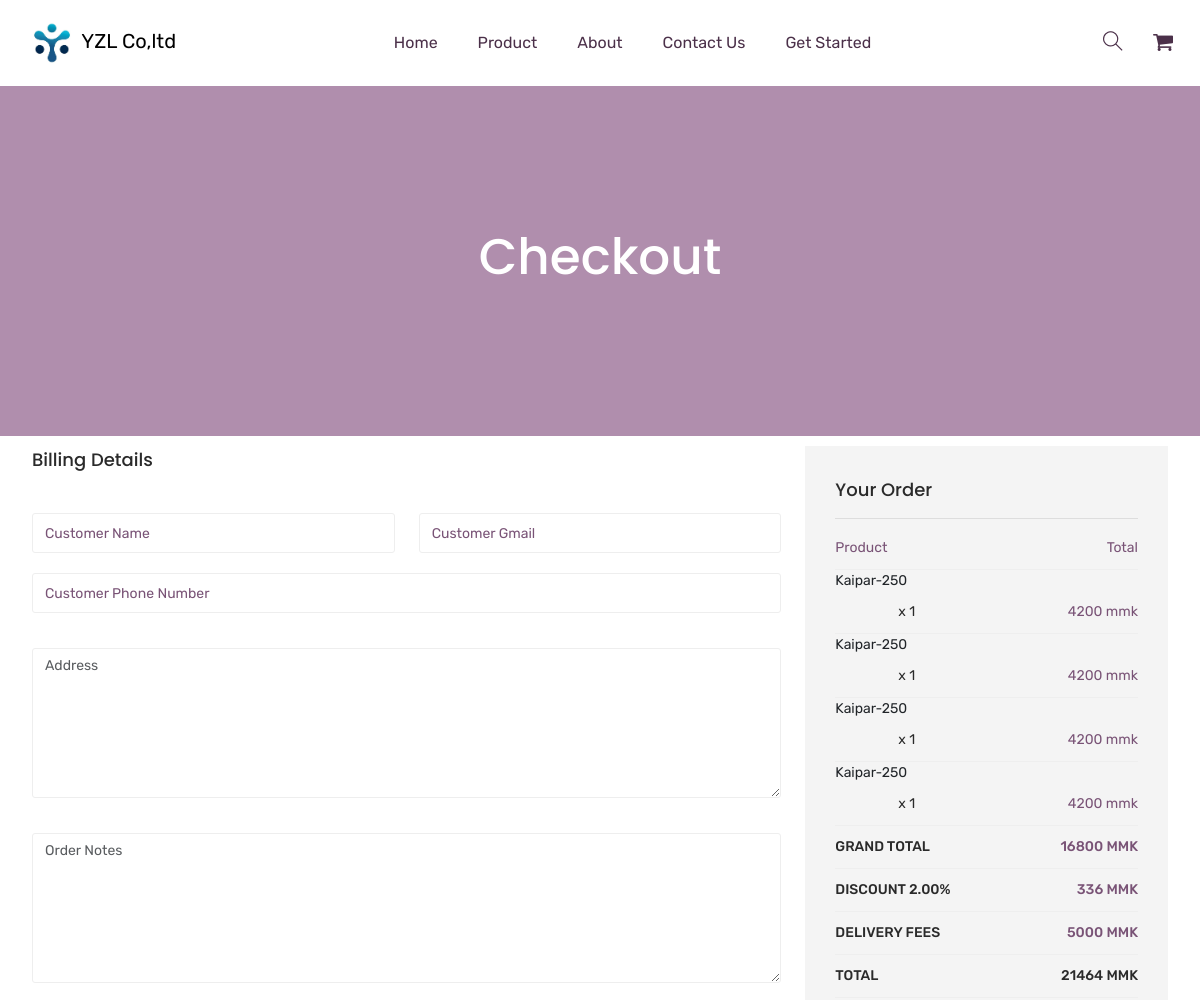
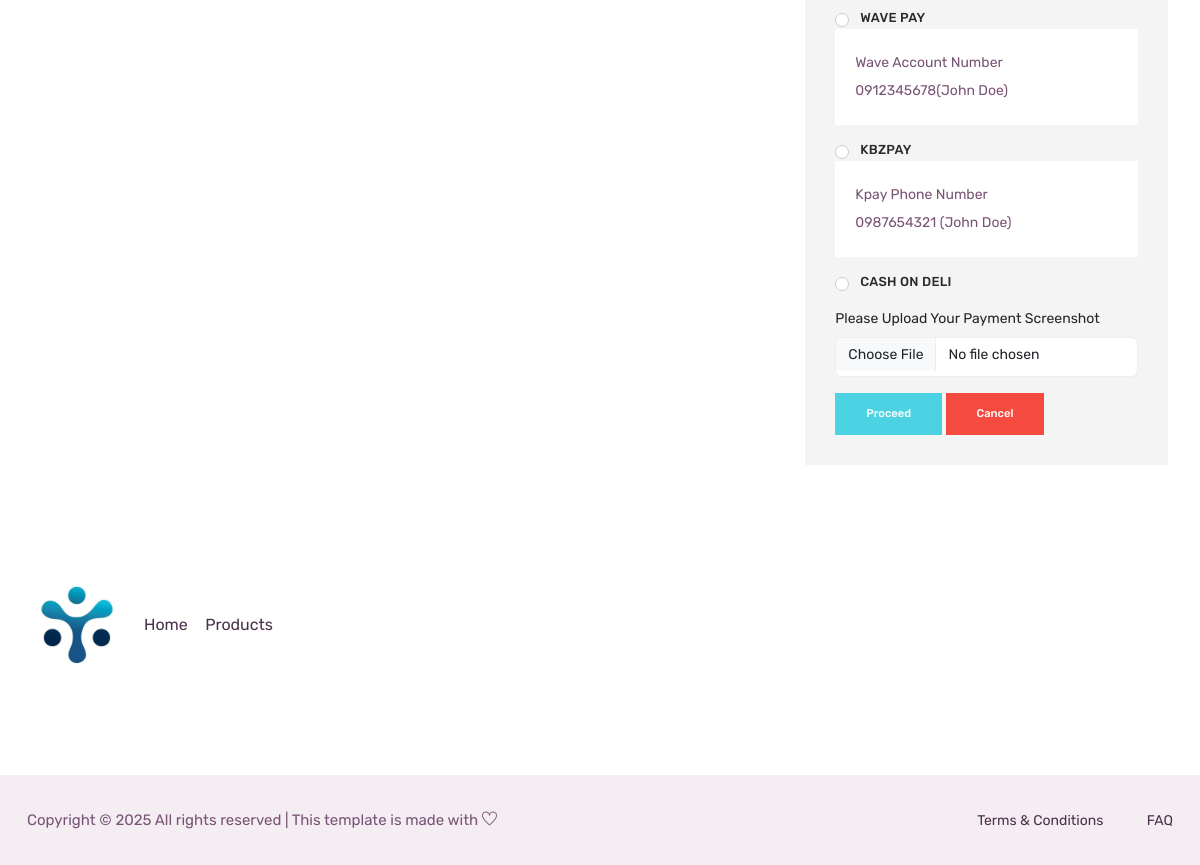
Screenshot of /user/checkout.php with the database file from the repository (2 pictures, top to bottom).
### tables this page shows
CREATE TABLE `cart` (
  `id` int(100) NOT NULL,
  `username` varchar(800) NOT NULL,
  `pid` int(100) NOT NULL,
  `product_name` varchar(100) NOT NULL,
  `price` int(100) NOT NULL,
  `quantity` int(100) NOT NULL,
  `total_price` int(100) NOT NULL,
  `product_image` varchar(255) NOT NULL
);

CREATE TABLE `discounts` (
  `id` int(11) NOT NULL,
  `discount_name` varchar(50) DEFAULT NULL,
  `discount_percent` decimal(5,2) DEFAULT NULL,
  `status` varchar(255) NOT NULL
);

### user/checkout.php (the view, shortened to what this page needs)
<?php
include "config.php";
$username = $_SESSION['user'];
$sql = "SELECT * FROM cart where username='$username'";
$result = mysqli_query($conn, $sql);
$sql_total = "SELECT sum(total_price) AS total_price FROM cart where username='$username'";
$result_total = mysqli_query($conn, $sql_total);
$row_total = mysqli_fetch_assoc($result_total);
$total_price_before_discount = $row_total['total_price'];
$sql_discount_price_over_1lakhs = "SELECT * FROM discounts where discount_name='over_1lakhs'";
$result_discount_price_over_1lakhs = mysqli_query($conn, $sql_discount_price_over_1lakhs);
$get_discount_price_over_1lakhs = mysqli_fetch_assoc($result_discount_price_over_1lakhs);
$discount_percent_over_1lakhs = $get_discount_price_over_1lakhs['discount_percent'];
$sql_discount_price_under_1lakhs = "SELECT * FROM discounts where discount_name='under_1lakhs'";
$result_discount_price_under_1lakhs = mysqli_query($conn, $sql_discount_price_under_1lakhs);
$get_discount_price_under_1lakhs = mysqli_fetch_assoc($result_discount_price_under_1lakhs);
$discount_percent_under_1lakhs = $get_discount_price_under_1lakhs['discount_percent'];
if ($total_price_before_discount < 100000) {
  $discount_price = $total_price_before_discount * $discount_percent_under_1lakhs / 100;
  $total_price_after_discount = $total_price_before_discount - $discount_price;
}
$delivery_fees = 5000;
$final_price = $total_price_after_discount + $delivery_fees;
?>
<!doctype html>
<html lang="zxx">
<head>
  <link rel="stylesheet" href="css/bootstrap.min.css">
  <link rel="stylesheet" href="css/animate.css">
  <link rel="stylesheet" href="css/owl.carousel.min.css">
  <link rel="stylesheet" href="css/all.css">
  <link rel="stylesheet" href="css/flaticon.css">
  <link rel="stylesheet" href="css/themify-icons.css">
  <link rel="stylesheet" href="css/magnific-popup.css">
  <link rel="stylesheet" href="css/slick.css">
  <link rel="stylesheet" href="css/style.css">
</head>
<body>
  <?php include "partials/header.php" ?>
  <section class="breadcrumb_part">
    <div class="container">
      <div class="row">
        <div class="col-lg-12">
          <div class="breadcrumb_iner">
            <h2>checkout</h2>
          </div>
        </div>
      </div>
    </div>
  </section>
  <section style="margin:10px 20px;" class="checkout_area ">
    <div class="container">
      <div class="billing_details">
        <div class="row">
          <div class="col-lg-8">
            <h3>Billing Details</h3>
            <form class="row contact_form" method="post" enctype="multipart/form-data">
              <div class="col-md-6 form-group p_star">
                <input type="text" class="form-control" id="first" name="name" placeholder="Customer Name" required />
              </div>
              <div class="col-md-6 form-group p_star">
                <input type="text" class="form-control" id="last" name="gmail" placeholder="Customer Gmail" required />
              </div>
              <div class="col-md-12 form-group p_star">
                <input type="text" class="form-control" id="number" name="number" placeholder="Customer Phone Number"
                  required />
              </div>
              <div class="col-md-12 form-group p_star">
                <textarea class="form-control" name="address" id="message" rows="2" cols="80"
                  placeholder="Address"></textarea>
              </div>
              <div class="col-md-12 form-group">
                <textarea class="form-control" name="message" id="message" rows="1"
                  placeholder="Order Notes"></textarea>
              </div>
          </div>
          <div class="col-lg-4">
            <div class="order_box">
              <h2>Your Order</h2>
              <ul class="list">
                <li>
                  <a href="#">Product
                    <span>Total</span>
                  </a>
                </li>
                <li>
                  <?php
                  if ($result == TRUE) {
                    while ($rows = mysqli_fetch_assoc($result)) {
                      $product_name = $rows['product_name'];
                      $product_price = $rows['price'];
                      $product_quantity = $rows['quantity'];
                      ?>
                      <?php echo $product_name ?>
                      <a>
                        <span class="middle">x <?php echo $product_quantity ?></span>
                        <span class="last"><?php echo $product_price * $product_quantity ?> mmk</span>
                      </a>
                      <?php
                    }
                  }
                  ?>
                </li>
              </ul>
              <ul class="list list_2">
                <li>
                  <a href="#">Grand Total
                    <span><?php
                    echo $total_price_before_discount;
                    ?> MMK</span>
                  </a>
                </li>
                <?php if ($total_price_before_discount > 100000) { ?>
                  <li>
                    <a href="#">Discount <?php echo $discount_percent_over_1lakhs ?>%
                      <span> <?php echo $discount_price ?> MMK</span>
                    </a>
                  </li>
                  <li>
                    <a href="#">Delivery Fees
                      <span> 5000 MMK</span>
                    </a>
                  </li>
                  <li>
                    <a href="#">Total
                      <span><?php echo $final_price;
                      ?> MMK</span>
                    </a>
                  </li>
                <?php } else { ?>
                  <li>
                    <a href="#">Discount <?php echo $discount_percent_under_1lakhs ?>%
                      <span>
                        <?php echo $discount_price ?> MMK
                      </span>
                    </a>
                  </li>
                  <li>
                    <a href="#">Delivery Fees
                      <span> 5000 MMK</span>
                    </a>
                  </li>
                  <li>
                    <a href="#">Total
                      <span><?php echo $final_price;
                      ?> MMK</span>
                    </a>
                  </li>
                <?php } ?>
              </ul>
              <div class="payment_item">
                <div class="radion_btn">
                  <label for="f-option5">Wave Pay</label>
                  <div class="check"></div>
                  <p>Wave Account Number
                    <br>0912345678(John Doe)
                  </p>
                </div>
              </div>
              <div class="payment_item active">
                <div class="radion_btn">
                  <label for="f-option6">KBZPay</label>
                  <div class="check">
                  </div>
                  <p>Kpay Phone Number
                    <br>0987654321 (John Doe)
                  </p>
                </div>
              </div>
              <div class="payment_item">
                <div class="radion_btn">
                  <label for="f-option7">Cash on Deli</label>
                  <div class="check">
                  </div>
                </div>
              </div>
              <div class="mb-3">
                <label for="formFile" class="form-label">Please Upload Your Payment Screenshot</label>
                <input class="form-control" name="image" type="file" id="formFile">
              </div>
              <input type="submit" class="genric-btn success" name="proceed" value="Proceed" />
              <a class="genric-btn danger" href="./checkout.php?delete">Cancel</a>
            </div>
          </div>
        </div>
      </div>
    </div>
  </section>
  <?php include "partials/footer.php" ?>
</body>
</html>

### rows the page displays
cart: product_name "Kaipar-250", quantity "1", $product_price*$product_quantity "4200"
cart: product_name "Kaipar-250", quantity "1", $product_price*$product_quantity "4200"
cart: product_name "Kaipar-250", quantity "1", $product_price*$product_quantity "4200"
cart: product_name "Kaipar-250", quantity "1", $product_price*$product_quantity "4200"
discounts: discount_percent "2.00"

### other values shown
$total_price_before_discount "16800"
$discount_price "336"
$final_price "21464"
